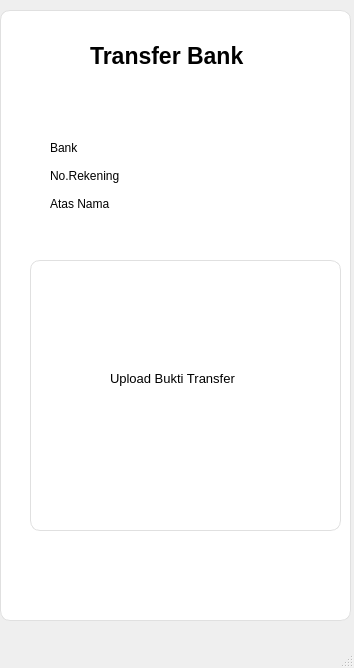
<?xml version="1.0" encoding="UTF-8"?>
<ui version="4.0">
 <class>MainWindow</class>
 <widget class="QMainWindow" name="MainWindow">
  <property name="geometry">
   <rect>
    <x>0</x>
    <y>0</y>
    <width>354</width>
    <height>668</height>
   </rect>
  </property>
  <property name="windowTitle">
   <string>MainWindow</string>
  </property>
  <widget class="QWidget" name="centralwidget">
   <widget class="QLabel" name="label">
    <property name="geometry">
     <rect>
      <x>0</x>
      <y>10</y>
      <width>351</width>
      <height>611</height>
     </rect>
    </property>
    <property name="styleSheet">
     <string notr="true">color:rgba(255,255,255,210);
background-color: #ffffff;      /* Putih seperti di gambar */
    color: #4A4A4A;                 /* Teks abu tua */
    font-size: 10pt; 
 font-weight: bold;               /* Sesuaikan selera */
    
    border-radius: 10px;            /* Biar pill / rounded */
    border: 1px solid #E0E0E0;      /* Garis tipis abu terang (optional) */

    padding-left: 12px;             /* Padding dalam */
    padding-right: 12px;
    padding-top: 6px;
    padding-bottom: 6px;</string>
    </property>
    <property name="text">
     <string/>
    </property>
   </widget>
   <widget class="QLabel" name="label_3">
    <property name="geometry">
     <rect>
      <x>20</x>
      <y>90</y>
      <width>321</width>
      <height>161</height>
     </rect>
    </property>
    <property name="styleSheet">
     <string notr="true">background-color: qlineargradient(
    spread:pad,
    x1:0, y1:0.505682,
    x2:1, y2:0.477,
    stop:0 rgba(90, 150, 255, 255),    /* Biru Medium Terang */
    stop:1 rgba(40, 100, 210, 255)     /* Biru Medium Agak Gelap */
);

color: rgba(255, 255, 255, 255);  
font-weight: bold;
border-radius: 15px;
padding: 10px 15px;
border: none;
</string>
    </property>
    <property name="text">
     <string/>
    </property>
   </widget>
   <widget class="QLabel" name="label_2">
    <property name="geometry">
     <rect>
      <x>90</x>
      <y>40</y>
      <width>221</width>
      <height>31</height>
     </rect>
    </property>
    <property name="font">
     <font>
      <pointsize>17</pointsize>
      <weight>75</weight>
      <bold>true</bold>
     </font>
    </property>
    <property name="text">
     <string>Transfer Bank</string>
    </property>
   </widget>
   <widget class="QLabel" name="label_17">
    <property name="geometry">
     <rect>
      <x>40</x>
      <y>100</y>
      <width>141</width>
      <height>16</height>
     </rect>
    </property>
    <property name="font">
     <font>
      <pointsize>10</pointsize>
      <weight>75</weight>
      <bold>true</bold>
     </font>
    </property>
    <property name="styleSheet">
     <string notr="true">color:rgba(255,255,255,210);</string>
    </property>
    <property name="text">
     <string>Transfer ke bank</string>
    </property>
   </widget>
   <widget class="QLabel" name="label_4">
    <property name="geometry">
     <rect>
      <x>30</x>
      <y>120</y>
      <width>301</width>
      <height>121</height>
     </rect>
    </property>
    <property name="styleSheet">
     <string notr="true">background-color: qlineargradient(
    spread:pad,
    x1:0, y1:0.505682,
    x2:1, y2:0.477,
    stop:0 rgba(110, 170, 255, 255),   /* Biru terang fresh */
    stop:1 rgba(60, 120, 220, 255)     /* Biru lebih gelap untuk depth */
);

color: rgba(255, 255, 255, 255);
font-weight: bold;
border-radius: 15px;
padding: 10px 15px;
border: none;
</string>
    </property>
    <property name="text">
     <string/>
    </property>
   </widget>
   <widget class="QLabel" name="label_5">
    <property name="geometry">
     <rect>
      <x>60</x>
      <y>140</y>
      <width>54</width>
      <height>14</height>
     </rect>
    </property>
    <property name="text">
     <string/>
    </property>
   </widget>
   <widget class="QLabel" name="label_11">
    <property name="geometry">
     <rect>
      <x>30</x>
      <y>260</y>
      <width>311</width>
      <height>271</height>
     </rect>
    </property>
    <property name="styleSheet">
     <string notr="true">background-color: #ffffff;      /* Putih seperti di gambar */
    color: #4A4A4A;                 /* Teks abu tua */
    font-size: 10pt;                /* Sesuaikan selera */
    
    border-radius: 10px;            /* Biar pill / rounded */
    border: 1px solid #E0E0E0;      /* Garis tipis abu terang (optional) */

    padding-left: 12px;             /* Padding dalam */
    padding-right: 12px;
    padding-top: 6px;
    padding-bottom: 6px;</string>
    </property>
    <property name="text">
     <string/>
    </property>
   </widget>
   <widget class="QLabel" name="label_18">
    <property name="geometry">
     <rect>
      <x>110</x>
      <y>370</y>
      <width>151</width>
      <height>16</height>
     </rect>
    </property>
    <property name="font">
     <font>
      <pointsize>10</pointsize>
      <weight>50</weight>
      <bold>false</bold>
     </font>
    </property>
    <property name="styleSheet">
     <string notr="true"/>
    </property>
    <property name="text">
     <string>Upload Bukti Transfer</string>
    </property>
   </widget>
   <widget class="QPushButton" name="pushButton">
    <property name="geometry">
     <rect>
      <x>30</x>
      <y>560</y>
      <width>311</width>
      <height>41</height>
     </rect>
    </property>
    <property name="font">
     <font>
      <pointsize>10</pointsize>
      <weight>75</weight>
      <bold>true</bold>
     </font>
    </property>
    <property name="styleSheet">
     <string notr="true">background-color: qlineargradient(
    spread:pad,
    x1:0, y1:0.505682,
    x2:1, y2:0.477,
    stop:0 rgba(90, 150, 255, 255),    /* Biru Medium Terang */
    stop:1 rgba(40, 100, 210, 255)     /* Biru Medium Agak Gelap */
);

color: rgba(255, 255, 255, 255);  
font-weight: bold;
border-radius: 15px;
padding: 10px 15px;
border: none;
</string>
    </property>
    <property name="text">
     <string>Upload </string>
    </property>
   </widget>
   <widget class="QPushButton" name="pushButton_2">
    <property name="geometry">
     <rect>
      <x>120</x>
      <y>400</y>
      <width>131</width>
      <height>41</height>
     </rect>
    </property>
    <property name="styleSheet">
     <string notr="true">background-color: qlineargradient(
    spread:pad,
    x1:0, y1:0.505682,
    x2:1, y2:0.477,
    stop:0 rgba(90, 150, 255, 255),    /* Biru Medium Terang */
    stop:1 rgba(40, 100, 210, 255)     /* Biru Medium Agak Gelap */
);

color: rgba(255, 255, 255, 255);  
font-weight: bold;
border-radius: 15px;
padding: 10px 15px;
border: none;
</string>
    </property>
    <property name="text">
     <string>Tambah Foto</string>
    </property>
   </widget>
   <widget class="QLabel" name="label_13">
    <property name="geometry">
     <rect>
      <x>50</x>
      <y>140</y>
      <width>111</width>
      <height>71</height>
     </rect>
    </property>
    <property name="text">
     <string>Bank
 
No.Rekening 

Atas Nama</string>
    </property>
   </widget>
   <widget class="QLabel" name="label_14">
    <property name="geometry">
     <rect>
      <x>220</x>
      <y>140</y>
      <width>111</width>
      <height>81</height>
     </rect>
    </property>
    <property name="font">
     <font>
      <pointsize>9</pointsize>
      <weight>75</weight>
      <bold>true</bold>
     </font>
    </property>
    <property name="styleSheet">
     <string notr="true">color:rgba(255,255,255,210);</string>
    </property>
    <property name="text">
     <string>BCA
 
1234567890 

 Kos Mewah</string>
    </property>
   </widget>
  </widget>
  <widget class="QMenuBar" name="menubar">
   <property name="geometry">
    <rect>
     <x>0</x>
     <y>0</y>
     <width>354</width>
     <height>23</height>
    </rect>
   </property>
  </widget>
  <widget class="QStatusBar" name="statusbar"/>
 </widget>
 <resources/>
 <connections/>
</ui>
